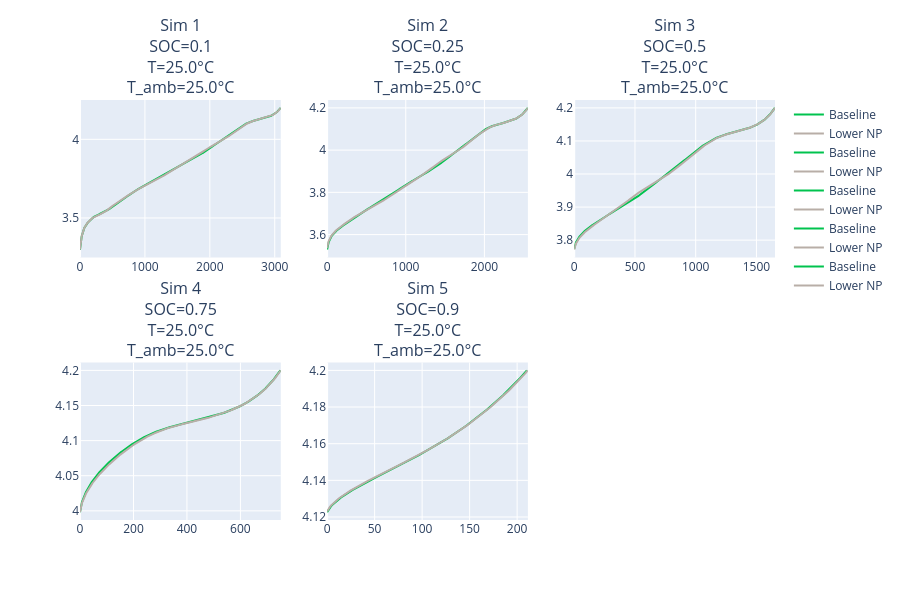

Here is the notebook cell this chart was saved with:
### Markdown cell above
We can plot the variables of interest for the designs across the batch

### Code cell
batch_output.plot_dynamic_response("Voltage [V]")

### Figure 1 — Plotly figure (JSON) as saved in the notebook; plotly's stock layout.template omitted (floating-point values rounded to 4 significant figures; data arrays with more than 128 entries replaced by an {"elided": "..."} marker saying what was removed)
{"data": [{"line": {"color": "rgb(0, 195, 78)", "width": 2}, "mode": "lines", "name": "Baseline", "showlegend": true, "type": "scatter", "x": {"elided": "1000 float values"}, "xaxis": "x", "y": {"elided": "1000 float values"}, "yaxis": "y"}, {"line": {"color": "rgb(184, 174, 167)", "width": 2}, "mode": "lines", "name": "Lower NP", "showlegend": true, "type": "scatter", "x": {"elided": "1000 float values"}, "xaxis": "x", "y": {"elided": "1000 float values"}, "yaxis": "y"}, {"line": {"color": "rgb(0, 195, 78)", "width": 2}, "mode": "lines", "name": "Baseline", "showlegend": true, "type": "scatter", "x": {"elided": "1000 float values"}, "xaxis": "x2", "y": {"elided": "1000 float values"}, "yaxis": "y2"}, {"line": {"color": "rgb(184, 174, 167)", "width": 2}, "mode": "lines", "name": "Lower NP", "showlegend": true, "type": "scatter", "x": {"elided": "1000 float values"}, "xaxis": "x2", "y": {"elided": "1000 float values"}, "yaxis": "y2"}, {"line": {"color": "rgb(0, 195, 78)", "width": 2}, "mode": "lines", "name": "Baseline", "showlegend": true, "type": "scatter", "x": {"elided": "1000 float values"}, "xaxis": "x3", "y": {"elided": "1000 float values"}, "yaxis": "y3"}, {"line": {"color": "rgb(184, 174, 167)", "width": 2}, "mode": "lines", "name": "Lower NP", "showlegend": true, "type": "scatter", "x": {"elided": "1000 float values"}, "xaxis": "x3", "y": {"elided": "1000 float values"}, "yaxis": "y3"}, {"line": {"color": "rgb(0, 195, 78)", "width": 2}, "mode": "lines", "name": "Baseline", "showlegend": true, "type": "scatter", "x": {"elided": "751 float values"}, "xaxis": "x4", "y": {"elided": "751 float values"}, "yaxis": "y4"}, {"line": {"color": "rgb(184, 174, 167)", "width": 2}, "mode": "lines", "name": "Lower NP", "showlegend": true, "type": "scatter", "x": {"elided": "752 float values"}, "xaxis": "x4", "y": {"elided": "752 float values"}, "yaxis": "y4"}, {"line": {"color": "rgb(0, 195, 78)", "width": 2}, "mode": "lines", "name": "Baseline", "showlegend": true, "type": "scatter", "x": {"elided": "212 float values"}, "xaxis": "x5", "y": {"elided": "212 float values"}, "yaxis": "y5"}, {"line": {"color": "rgb(184, 174, 167)", "width": 2}, "mode": "lines", "name": "Lower NP", "showlegend": true, "type": "scatter", "x": {"elided": "213 float values"}, "xaxis": "x5", "y": {"elided": "213 float values"}, "yaxis": "y5"}], "layout": {"annotations": [{"font": {"size": 16}, "showarrow": false, "text": "Sim 1<br>SOC=0.1<br>T=25.0°C<br>T_amb=25.0°C", "x": 0.1444, "xanchor": "center", "xref": "paper", "y": 1.0, "yanchor": "bottom", "yref": "paper"}, {"font": {"size": 16}, "showarrow": false, "text": "Sim 2<br>SOC=0.25<br>T=25.0°C<br>T_amb=25.0°C", "x": 0.5, "xanchor": "center", "xref": "paper", "y": 1.0, "yanchor": "bottom", "yref": "paper"}, {"font": {"size": 16}, "showarrow": false, "text": "Sim 3<br>SOC=0.5<br>T=25.0°C<br>T_amb=25.0°C", "x": 0.8556, "xanchor": "center", "xref": "paper", "y": 1.0, "yanchor": "bottom", "yref": "paper"}, {"font": {"size": 16}, "showarrow": false, "text": "Sim 4<br>SOC=0.75<br>T=25.0°C<br>T_amb=25.0°C", "x": 0.1444, "xanchor": "center", "xref": "paper", "y": 0.375, "yanchor": "bottom", "yref": "paper"}, {"font": {"size": 16}, "showarrow": false, "text": "Sim 5<br>SOC=0.9<br>T=25.0°C<br>T_amb=25.0°C", "x": 0.5, "xanchor": "center", "xref": "paper", "y": 0.375, "yanchor": "bottom", "yref": "paper"}], "height": 600, "xaxis": {"anchor": "y", "domain": [0.0, 0.2889]}, "xaxis2": {"anchor": "y2", "domain": [0.3556, 0.6444]}, "xaxis3": {"anchor": "y3", "domain": [0.7111, 1.0]}, "xaxis4": {"anchor": "y4", "domain": [0.0, 0.2889]}, "xaxis5": {"anchor": "y5", "domain": [0.3556, 0.6444]}, "xaxis6": {"anchor": "y6", "domain": [0.7111, 1.0]}, "yaxis": {"anchor": "x", "domain": [0.625, 1.0]}, "yaxis2": {"anchor": "x2", "domain": [0.625, 1.0]}, "yaxis3": {"anchor": "x3", "domain": [0.625, 1.0]}, "yaxis4": {"anchor": "x4", "domain": [0.0, 0.375]}, "yaxis5": {"anchor": "x5", "domain": [0.0, 0.375]}, "yaxis6": {"anchor": "x6", "domain": [0.0, 0.375]}}}
